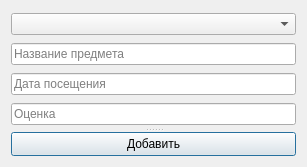
<?xml version="1.0" encoding="UTF-8"?>
<ui version="4.0">
 <class>DisciplinesDialog</class>
 <widget class="QDialog" name="DisciplinesDialog">
  <property name="geometry">
   <rect>
    <x>0</x>
    <y>0</y>
    <width>307</width>
    <height>167</height>
   </rect>
  </property>
  <property name="windowTitle">
   <string>Dialog</string>
  </property>
  <layout class="QGridLayout" name="gridLayout">
   <item row="0" column="0">
    <widget class="QSplitter" name="splitter_2">
     <property name="orientation">
      <enum>Qt::Vertical</enum>
     </property>
     <widget class="QWidget" name="">
      <layout class="QVBoxLayout" name="verticalLayout">
       <item>
        <widget class="QComboBox" name="comboBox"/>
       </item>
       <item>
        <widget class="QLineEdit" name="nameLine">
         <property name="placeholderText">
          <string>Название предмета</string>
         </property>
        </widget>
       </item>
       <item>
        <widget class="QLineEdit" name="dateLine">
         <property name="placeholderText">
          <string>Дата посещения</string>
         </property>
        </widget>
       </item>
       <item>
        <widget class="QLineEdit" name="scoreLine">
         <property name="placeholderText">
          <string>Оценка</string>
         </property>
        </widget>
       </item>
      </layout>
     </widget>
     <widget class="QSplitter" name="splitter">
      <property name="orientation">
       <enum>Qt::Horizontal</enum>
      </property>
      <widget class="QPushButton" name="pushButton">
       <property name="text">
        <string>Добавить</string>
       </property>
      </widget>
     </widget>
    </widget>
   </item>
  </layout>
 </widget>
 <resources/>
 <connections/>
</ui>
